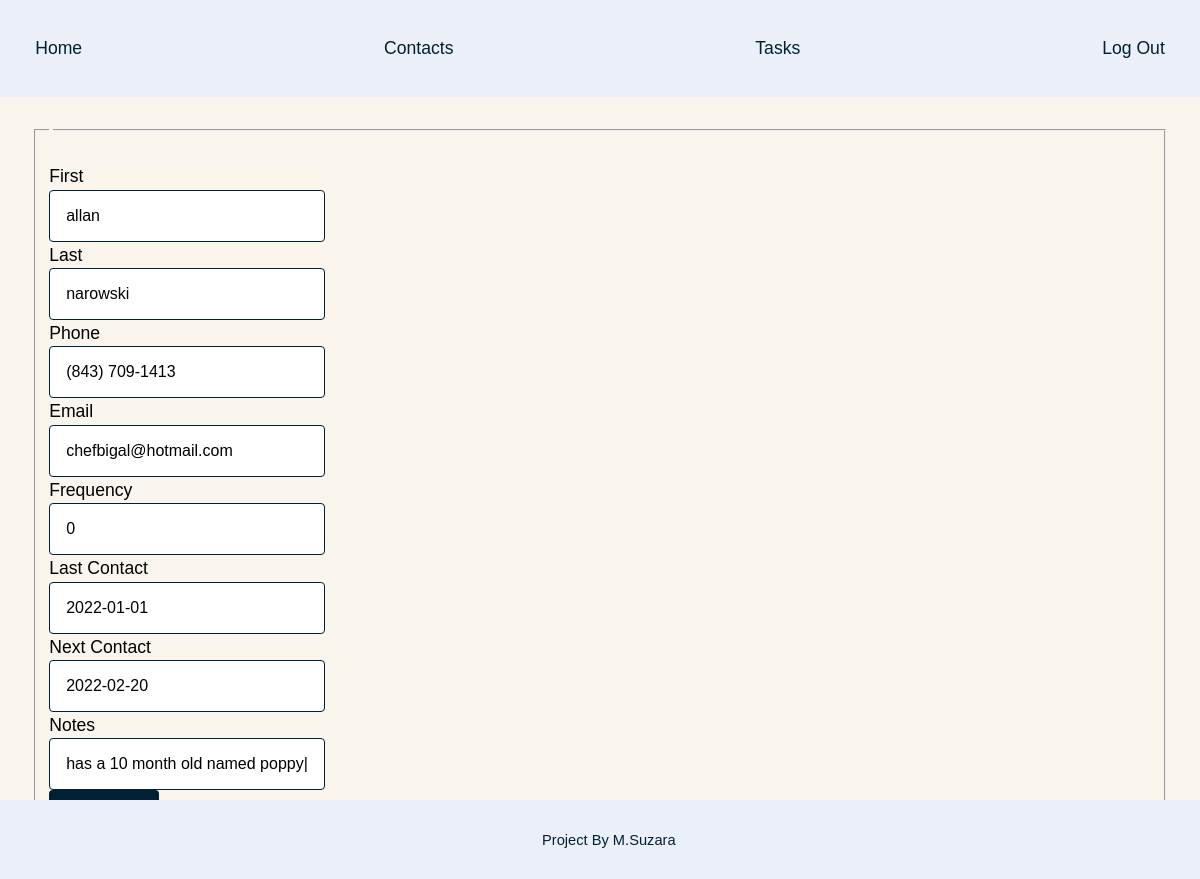
/contact/contacts/1/update (signed in), run on an earlier commit of the app's database.
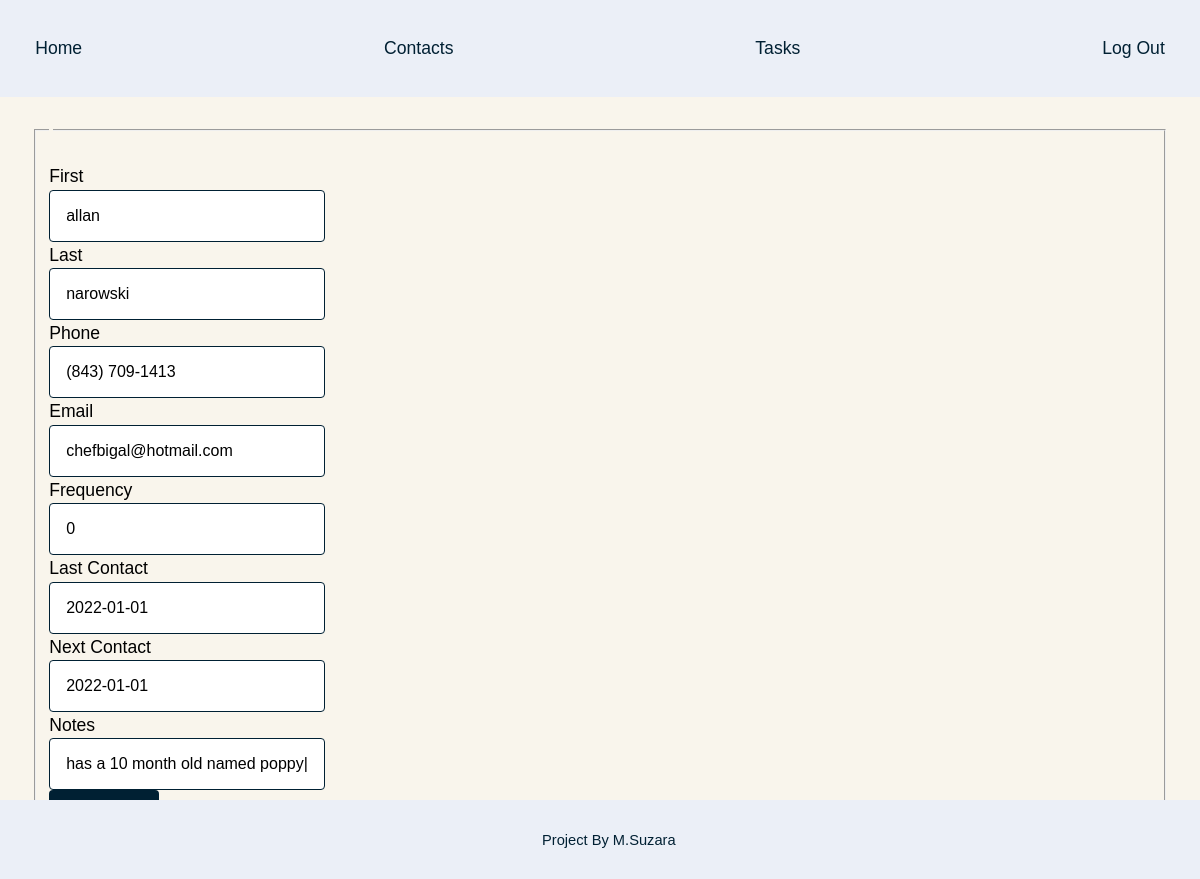
And on a later commit of the database.
### app/models.py (models this page shows, shortened)
class Contact(db.Model):
    __tablename__ = "contact"
    id = db.Column(db.Integer, primary_key=True)
    first = db.Column(db.String(64), nullable=False)
    last = db.Column(db.String(64))
    phone = db.Column(db.String(10))
    email = db.Column(db.String(64), index=True)
    frequency = db.Column(db.Integer, nullable=False)
    last_contact = db.Column(db.String(10))
    next_contact = db.Column(db.String(10))
    notes = db.Column(db.String)

### app/cont/views.py (the view)
@cont.route("/contacts/<int:contact_id>/update", methods=["GET", "POST"])
@login_required
def update_contact(contact_id):
    contact = Contact.query.get_or_404(contact_id)
    form = ContactForm()
    if form.validate_on_submit():
        contact.first = form.first.data
        contact.frequency = form.frequency.data
        db.session.commit()
        flash("Contact {} has been updated".format(contact.first), "success")
        return redirect(url_for("cont.contacts"))
    elif request.method == "GET":
        form.first.data = contact.first
        form.last.data = contact.last
        form.phone.data = contact.phone
        form.email.data = contact.email
        form.frequency.data = contact.frequency
        form.last_contact.data = contact.last_contact
        form.next_contact.data = contact.next_contact
        form.notes.data = contact.notes
    return render_template(
        "cont/contact_edit.html", title="Edit Contact", form=form
    )

### app/cont/forms.py
class ContactForm(FlaskForm):
    first = StringField("First", validators=[DataRequired()])
    last = StringField("Last")
    phone = StringField("Phone")
    email = StringField("Email")
    frequency = StringField("Frequency", validators=[DataRequired()])
    last_contact = StringField("Last Contact")
    next_contact = StringField("Next Contact")
    notes = StringField("Notes")
    submit = SubmitField("Save")

### app/models.py (called while the page is built, shortened)
@login_manager.user_loader
def load_user(user_id):
    return User.query.get(int(user_id))

### app/templates/cont/contact_edit.html (shortened to what this page needs)
{% extends "base.html" %}
{% block content %}
<div class="content-section">
	<form method="POST" action="">
		<fieldset>
			<br>
			<div class="form-group">
				{{ form.first.label }}
				{% if form.first.errors %}
					{{ form.first(class="form-control form-control-lg is-invalid") }}
					<div class="invalid-feedback">
						{% for error in form.first.errors %}
							<span>{{ error }}</span>
						{% endfor %}
					</div>
				{% else %}
					{{ form.first(class="form-control form-control-lg") }}
				{% endif %}
			</div>
			<div class="form-group">
				{{ form.last.label(class="form-control-label") }}
				{% if form.last.errors %}
					{{ form.last(class="form-control form-control-lg is-invalid") }}
					<div class="invalid-feedback">
						{% for error in form.last.errors %}
							<span>{{ error }}</span>
						{% endfor %}
					</div>
				{% else %}
					{{ form.last(class="form-control form-control-lg") }}
				{% endif %}
			</div>
			<div class="form-group">
				{{ form.phone.label(class="form-control-label") }}
				{% if form.phone.errors %}
					{{ form.phone(class="form-control form-control-lg is-invalid") }}
					<div class="invalid-feedback">
						{% for error in form.phone.errors %}
							<span>{{ error }}</span>
						{% endfor %}
					</div>
				{% else %}
					{{ form.phone(class="form-control form-control-lg") }}
				{% endif %}
			</div>
			<div class="form-group">
				{{ form.email.label(class="form-control-label") }}
				{% if form.email.errors %}
					{{ form.email(class="form-control form-control-lg is-invalid") }}
					<div class="invalid-feedback">
						{% for error in form.email.errors %}
							<span>{{ error }}</span>
						{% endfor %}
					</div>
				{% else %}
					{{ form.email(class="form-control form-control-lg") }}
				{% endif %}
			<div class="form-group">
				{{ form.frequency.label(class="form-control-label") }}
				{% if form.frequency.errors %}
					{{ form.frequency(class="form-control form-control-lg is-invalid") }}
					<div class="invalid-feedback">
						{% for error in form.frequency.errors %}
							<span>{{ error }}</span>
						{% endfor %}
					</div>
				{% else %}
					{{ form.frequency(class="form-control form-control-lg") }}
				{% endif %}
			<div class="form-group">
				{{ form.last_contact.label(class="form-control-label") }}
				{% if form.last_contact.errors %}
					{{ form.last_contact(class="form-control form-control-lg is-invalid") }}
					<div class="invalid-feedback">
						{% for error in form.last_contact.errors %}
							<span>{{ error }}</span>
						{% endfor %}
					</div>
				{% else %}
					{{ form.last_contact(class="form-control form-control-lg") }}
				{% endif %}
			</div>
			<div class="form-group">
				{{ form.next_contact.label(class="form-control-label") }}
				{% if form.next_contact.errors %}
					{{ form.next_contact(class="form-control form-control-lg is-invalid") }}
					<div class="invalid-feedback">
						{% for error in form.next_contact.errors %}
							<span>{{ error }}</span>
						{% endfor %}
					</div>
				{% else %}
					{{ form.next_contact(class="form-control form-control-lg") }}
				{% endif %}
			<div class="form-group">
				{{ form.notes.label(class="form-control-label") }}
				{% if form.notes.errors %}
					{{ form.notes(class="form-control form-control-lg is-invalid") }}
					<div class="invalid-feedback">
						{% for error in form.notes.errors %}
							<span>{{ error }}</span>
						{% endfor %}
					</div>
				{% else %}
					{{ form.notes(class="form-control form-control-lg") }}
				{% endif %}
			<div class="form-group">
			</div>
		</fieldset>
	</form>
</div>
{% endblock %}

What changed in the data, as far as the page shows it:
changed Contact "allan": next_contact "2022-02-20" → "2022-01-01"
